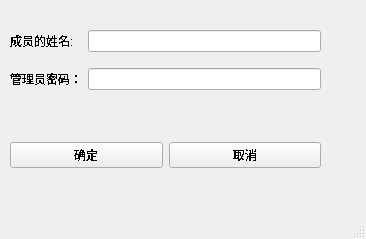
<?xml version="1.0" encoding="UTF-8"?>
<ui version="4.0">
 <class>Delete</class>
 <widget class="QMainWindow" name="Delete">
  <property name="geometry">
   <rect>
    <x>0</x>
    <y>0</y>
    <width>366</width>
    <height>239</height>
   </rect>
  </property>
  <property name="font">
   <font>
    <stylestrategy>NoAntialias</stylestrategy>
   </font>
  </property>
  <property name="contextMenuPolicy">
   <enum>Qt::ActionsContextMenu</enum>
  </property>
  <property name="windowTitle">
   <string>删除成员</string>
  </property>
  <property name="windowIcon">
   <iconset resource="picture.qrc">
    <normaloff>:/picture/longtuteng.jpg</normaloff>:/picture/longtuteng.jpg</iconset>
  </property>
  <widget class="QWidget" name="centralwidget">
   <widget class="QWidget" name="widget" native="true">
    <property name="geometry">
     <rect>
      <x>10</x>
      <y>10</y>
      <width>329</width>
      <height>189</height>
     </rect>
    </property>
    <widget class="QWidget" name="layoutWidget_2">
     <property name="geometry">
      <rect>
       <x>0</x>
       <y>10</y>
       <width>311</width>
       <height>81</height>
      </rect>
     </property>
     <layout class="QGridLayout" name="gridLayout">
      <item row="0" column="1">
       <widget class="QLineEdit" name="lineEdit"/>
      </item>
      <item row="1" column="0">
       <widget class="QLabel" name="label_2">
        <property name="text">
         <string>管理员密码：</string>
        </property>
       </widget>
      </item>
      <item row="0" column="0">
       <widget class="QLabel" name="label">
        <property name="text">
         <string>成员的姓名:</string>
        </property>
       </widget>
      </item>
      <item row="1" column="1">
       <widget class="QLineEdit" name="lineEdit_2">
        <property name="text">
         <string/>
        </property>
        <property name="echoMode">
         <enum>QLineEdit::Password</enum>
        </property>
       </widget>
      </item>
     </layout>
    </widget>
    <widget class="QWidget" name="layoutWidget_3">
     <property name="geometry">
      <rect>
       <x>0</x>
       <y>130</y>
       <width>311</width>
       <height>31</height>
      </rect>
     </property>
     <layout class="QHBoxLayout" name="horizontalLayout_2">
      <item>
       <widget class="QPushButton" name="pushButton_3">
        <property name="text">
         <string>确定</string>
        </property>
       </widget>
      </item>
      <item>
       <widget class="QPushButton" name="pushButton_4">
        <property name="text">
         <string>取消</string>
        </property>
       </widget>
      </item>
     </layout>
    </widget>
   </widget>
   <widget class="QLabel" name="label_3">
    <property name="geometry">
     <rect>
      <x>130</x>
      <y>60</y>
      <width>121</width>
      <height>41</height>
     </rect>
    </property>
    <property name="text">
     <string>删除成功!</string>
    </property>
   </widget>
   <zorder>label_3</zorder>
   <zorder>widget</zorder>
  </widget>
  <widget class="QMenuBar" name="menubar">
   <property name="geometry">
    <rect>
     <x>0</x>
     <y>0</y>
     <width>366</width>
     <height>17</height>
    </rect>
   </property>
  </widget>
  <widget class="QStatusBar" name="statusbar"/>
 </widget>
 <resources>
  <include location="picture.qrc"/>
 </resources>
 <connections>
  <connection>
   <sender>pushButton_3</sender>
   <signal>clicked()</signal>
   <receiver>widget</receiver>
   <slot>hide()</slot>
   <hints>
    <hint type="sourcelabel">
     <x>97</x>
     <y>182</y>
    </hint>
    <hint type="destinationlabel">
     <x>184</x>
     <y>131</y>
    </hint>
   </hints>
  </connection>
  <connection>
   <sender>pushButton_4</sender>
   <signal>clicked()</signal>
   <receiver>Delete</receiver>
   <slot>close()</slot>
   <hints>
    <hint type="sourcelabel">
     <x>243</x>
     <y>172</y>
    </hint>
    <hint type="destinationlabel">
     <x>182</x>
     <y>119</y>
    </hint>
   </hints>
  </connection>
  <connection>
   <sender>pushButton_3</sender>
   <signal>clicked()</signal>
   <receiver>Delete</receiver>
   <slot>close()</slot>
   <hints>
    <hint type="sourcelabel">
     <x>87</x>
     <y>172</y>
    </hint>
    <hint type="destinationlabel">
     <x>182</x>
     <y>119</y>
    </hint>
   </hints>
  </connection>
 </connections>
</ui>
